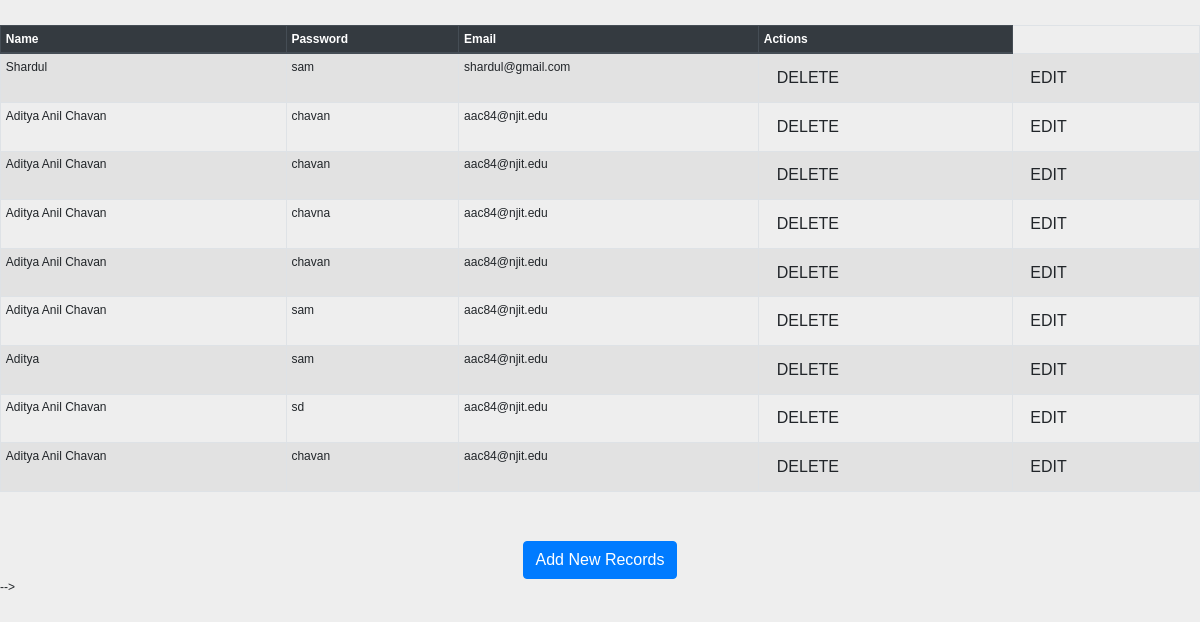
/myapp/show, run on an earlier commit of the app's database.
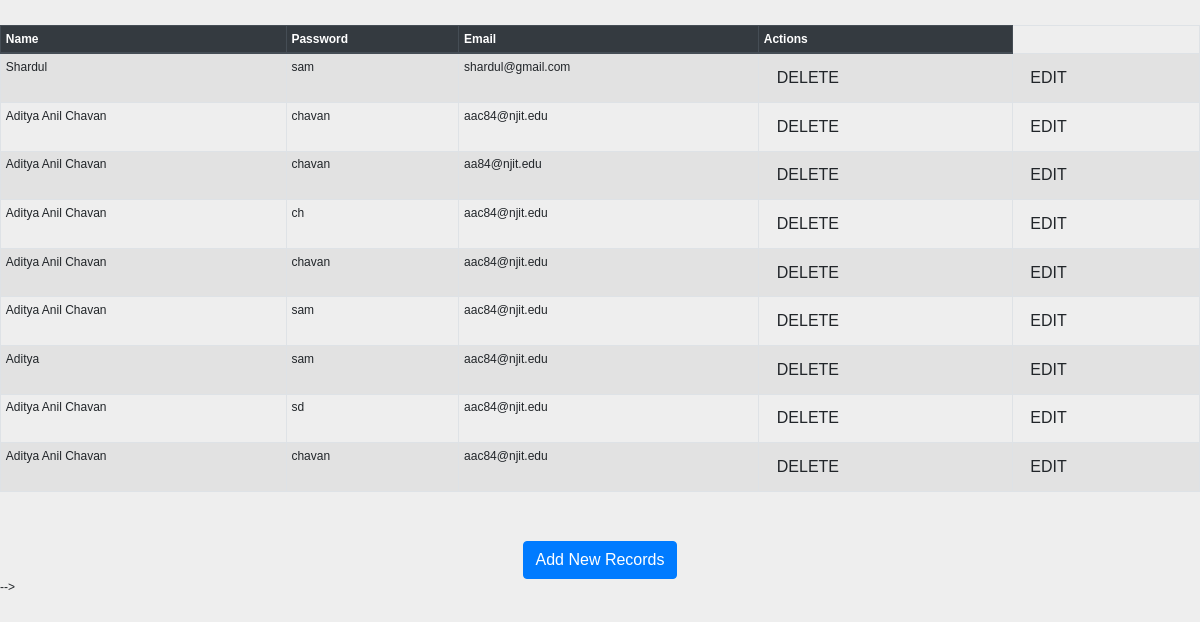
And on a later commit of the database.
### myapp/models.py (models this page shows, shortened)
class login(models.Model):
    Name=models.CharField(max_length=30)
    Password = models.CharField(max_length=20)
    Email = models.EmailField(max_length=30)

### myapp/views.py (the view)
# urls.py: path('show',views.show,name='show'),
def show(request):
    logins=login.objects.all()
    return render(request,"myapp/show.html",{'logins':logins})

### templates/myapp/show.html (shortened to what this page needs)
<!DOCTYPE html>
<html lang="en">
<head>
     {% load staticfiles %}
     <link rel="stylesheet" href="https://maxcdn.bootstrapcdn.com/bootstrap/4.3.1/css/bootstrap.min.css">
    <link rel="stylesheet" href="{% static 'css/style.css' %}"/>
</head>
<body>
<table class="table table-striped table-bordered table-sm">
    <thead class="thead-dark">
    <tr>
            <th> Name</th>
            <th> Password</th>
            <th> Email</th>
            <th> Actions </th>
        </tr>
    </thead>
    <tbody>
        {% for login in logins %}
        <tr>
            <td> {{login.Name}}</td>
            <td> {{login.Password}}</td>
            <td> {{login.Email}}</td>
            <td>
                <a href="delete/{{login.id}} "   class ="btn btn-default"> DELETE</a>
            </td>
            <td>
                <a href="edit/{{login.id}}"class ="btn btn-default"> EDIT</a>
            </td>
        </tr>
{% endfor %}
    </tbody>
</table>
<br>
<br>
<center><a href="register" class="btn btn-primary">Add New Records</a></center>
 -->
</body>
</html>

What changed in the data, as far as the page shows it:
changed login: Email "aac84@njit.edu" → "aa84@njit.edu"
changed login (number 4 of 9 on the later page): Password "chavna" → "ch"
